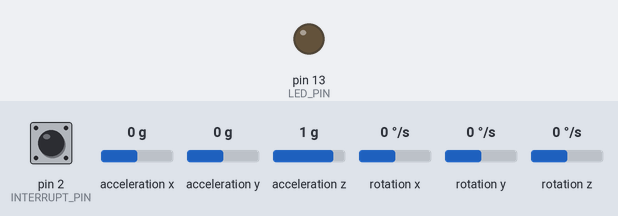
This sketch was run on a simulated Arduino Uno, built with avr-gcc and run on an emulated ATmega328P. On the bench: output pins drawn as LEDs (lit = HIGH). Inputs (shaded band) come from the test bench; at power-on: acceleration x 0 g, acceleration y 0 g, rotation z 0 °/s, acceleration z 1 g, pin 2 (INTERRUPT_PIN) LOW, rotation x 0 °/s, rotation y 0 °/s. The sensor or clock chip raises its interrupt line as the real part does; what the sketch prints to the serial monitor is not drawn.

Above: at 0.1 s.
At 0.55 s:
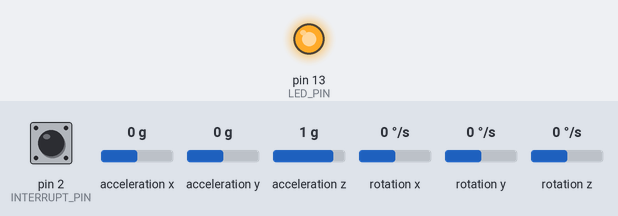
At 1.5 s:
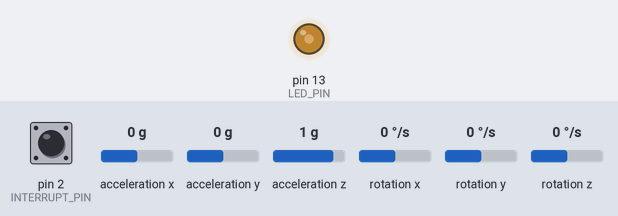
1.8 s: acceleration x set to 0.8 g
4.8 s: acceleration y set to -1.4 g
7.8 s: rotation z set to -192 °/s
10.8 s: acceleration z set to -1.4 g
Timing chart, 0 to 14.8 s (numbered marks = the images above; inputs shaded):
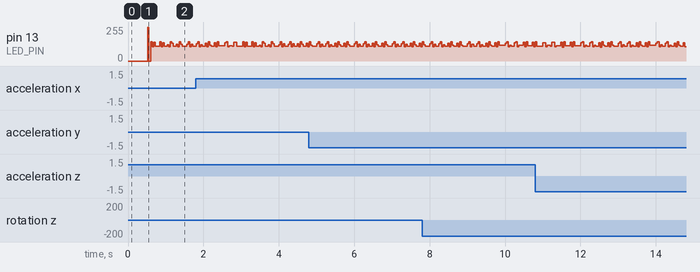

The sketch:

TeensyTest.ino
```cpp
// (licence header left out)
// I2Cdev and MPU6050 must be installed as libraries, or else the .cpp/.h files
// for both classes must be in the include path of your project
#include "I2Cdev.h"
#include "MPU6050_6Axis_MotionApps20.h"
// Arduino Wire library is required if I2Cdev I2CDEV_ARDUINO_WIRE implementation
// is used in I2Cdev.h
#if I2CDEV_IMPLEMENTATION == I2CDEV_ARDUINO_WIRE
    #include "Wire.h"
#endif

// class default I2C address is 0x68
MPU6050 mpu;
//MPU6050 mpu(0x69); // <-- use for AD0 high

// DEBUG MODE
#define DEBUG

// Usefull macros
#define DPRINTSTIMER(t)    for (static unsigned long SpamTimer; (unsigned long)(millis() - SpamTimer) >= (t); SpamTimer = millis())
#define DPRINTSFN(StrSize,Name,...) {char S[StrSize];Serial.print("\t");Serial.print(Name);Serial.print(" "); Serial.print(dtostrf((float)__VA_ARGS__ ,S));} //StringSize,Name,Variable,Spaces,Percision
#define DPRINTLN(...)      Serial.println(__VA_ARGS__)

#define INTERRUPT_PIN 2 // All pins have interrupt capability on Teensy
#define LED_PIN 13 // Teensy 4.0 13

bool blinkState = false;

// MPU control/status vars
bool dmpReady = false;  // set true if DMP init was successful
uint8_t mpuIntStatus;   // holds actual interrupt status byte from MPU
uint8_t devStatus;      // return status after each device operation (0 = success, !0 = error)
uint16_t packetSize;    // expected DMP packet size (default is 42 bytes)
uint16_t fifoCount;     // count of all bytes currently in FIFO
uint8_t fifoBuffer[64]; // FIFO storage buffer

// Orientation/motion vars
Quaternion q;           // [w, x, y, z]         quaternion container
VectorInt16 aa;         // [x, y, z]            accel sensor measurements
VectorInt16 aaReal;     // [x, y, z]            gravity-free accel sensor measurements
VectorInt16 aaWorld;    // [x, y, z]            world-frame accel sensor measurements
VectorFloat gravity;    // [x, y, z]            gravity vector
float euler[3];         // [psi, theta, phi]    Euler angle container
float ypr[3];           // [yaw, pitch, roll]   yaw/pitch/roll container and gravity vector

// packet structure for InvenSense teapot demo
// uint8_t teapotPacket[14] = { '$', 0x02, 0,0, 0,0, 0,0, 0,0, 0x00, 0x00, '\r', '\n' };

// ================================================================
// ===               INTERRUPT DETECTION ROUTINE                ===
// ================================================================

volatile bool mpuInterrupt = false;     // indicates whether MPU interrupt pin has gone high

// Triggered by IMU with interrupt pin
void dmpDataReady() {
    mpuInterrupt = true;
}

// ================================================================
// ===                      INITIAL SETUP                       ===
// ================================================================

void setup() {
    // Join I2C bus (I2Cdev library doesn't do this automatically)
    #if I2CDEV_IMPLEMENTATION == I2CDEV_ARDUINO_WIRE
        Wire.begin();
        Wire.setClock(400000); // 400kHz I2C clock. Comment this line if having compilation difficulties
    #elif I2CDEV_IMPLEMENTATION == I2CDEV_BUILTIN_FASTWIRE
        Fastwire::setup(400, true);
    #endif

    // Initialize serial communication
    Serial.begin(115200);
    while (!Serial); // wait for Leonardo enumeration, others continue immediately

    // NOTE: 8MHz or slower host processors, like the Teensy @ 3.3V or Arduino
    // Pro Mini running at 3.3V, cannot handle this baud rate reliably due to
    // the baud timing being too misaligned with processor ticks. You must use
    // 38400 or slower in these cases, or use some kind of external separate
    // crystal solution for the UART timer.

    // Initialize device
    Serial.println(F("Initializing I2C devices..."));
    mpu.initialize();
    pinMode(INTERRUPT_PIN, INPUT);

    // Verify connection
    Serial.println(F("Testing device connections..."));
    Serial.println(mpu.testConnection() ? F("MPU6050 connection successful") : F("MPU6050 connection failed"));

    // Wait for user input to start => maybe use for debugging?
    /* Serial.println(F("\nSend any character to begin DMP programming and demo: "));
    while (Serial.available() && Serial.read()); // empty buffer
    while (!Serial.available());                 // wait for data
    while (Serial.available() && Serial.read()); // empty buffer again
    */

    // Load and configure the DMP
    Serial.println(F("Initializing DMP..."));
    devStatus = mpu.dmpInitialize();

    // IMU offsets
    int MPUOffsets[6] = {-987,-1278,1197,-14,73,97};

    // Assign offsets
    mpu.setXAccelOffset(MPUOffsets[0]);
    mpu.setYAccelOffset(MPUOffsets[1]);
    mpu.setZAccelOffset(MPUOffsets[2]);
    mpu.setXGyroOffset(MPUOffsets[3]);
    mpu.setYGyroOffset(MPUOffsets[4]);
    mpu.setZGyroOffset(MPUOffsets[5]);

    // Make sure it worked (returns 0 if so)
    if (devStatus == 0) {
        // Calibration Time: generate offsets and calibrate our MPU6050
        mpu.CalibrateAccel(6);
        mpu.CalibrateGyro(6);
        mpu.PrintActiveOffsets();

        // Turn on the DMP, now that it's ready
        Serial.println(F("Enabling DMP..."));
        mpu.setDMPEnabled(true);

        // e-Enable Arduino interrupt detection
        Serial.print(F("Enabling interrupt detection (Arduino external interrupt "));
        Serial.print(digitalPinToInterrupt(INTERRUPT_PIN));
        Serial.println(F(")..."));
        attachInterrupt(digitalPinToInterrupt(INTERRUPT_PIN), dmpDataReady, RISING);
        mpuIntStatus = mpu.getIntStatus();

        // Set our DMP Ready flag so the main loop() function knows it's okay to use it
        Serial.println(F("DMP ready! Waiting for first interrupt..."));
        dmpReady = true;

        // Get expected DMP packet size for later comparison
        packetSize = mpu.dmpGetFIFOPacketSize();
    } else {
        // ERROR!
        // 1 = initial memory load failed
        // 2 = DMP configuration updates failed
        // (if it's going to break, usually the code will be 1)
        Serial.print(F("DMP Initialization failed (code "));
        Serial.print(devStatus);
        Serial.println(F(")"));
    }

    // configure LED for output
    pinMode(LED_PIN, OUTPUT);
}

// ================================================================
// ===                        MPU Math                          ===
// ================================================================
void MPUMath() {
  // Get required data
  mpu.dmpGetQuaternion(&q, fifoBuffer);
  mpu.dmpGetGravity(&gravity, &q);
  mpu.dmpGetYawPitchRoll(ypr, &q, &gravity);

  #ifdef DEBUG
  // Calculate Yaw/Pitch/Roll
  float Yaw = (ypr[0] * 180.0 / M_PI);
  float Pitch = (ypr[1] *  180.0 / M_PI);
  float Roll = (ypr[2] *  180.0 / M_PI);

  // For DEBUG purposes
    DPRINTSTIMER(100) {
      DPRINTSFN(15, " W:", q.w, -6, 4);
      DPRINTSFN(15, " X:", q.x, -6, 4);
      DPRINTSFN(15, " Y:", q.y, -6, 4);
      DPRINTSFN(15, " Z:", q.z, -6, 4);

      DPRINTSFN(15, " Yaw:", Yaw, -6, 2);
      DPRINTSFN(15, " Pitch:", Pitch, -6, 2);
      DPRINTSFN(15, " Roll:", Roll, -6, 2);
      DPRINTSFN(15, " Yaw:", ypr[0], -6, 2);
      DPRINTSFN(15, " Pitch:", ypr[1], -6, 2);
      DPRINTSFN(15, " Roll:", ypr[2], -6, 2);
      DPRINTLN();
    }
  #endif
}

// ================================================================
// ===                    MAIN PROGRAM LOOP                     ===
// ================================================================

void loop() {
    // If programming failed, don't try to do anything
    if (!dmpReady) return;

    // Check for IMU interrupt
    if (mpuInterrupt){
      // Try getting a new packet from FIFO
      if (mpu.dmpGetCurrentFIFOPacket(fifoBuffer)) {
        // Process measurements
        MPUMath(); // ypr contains yaw pitch roll angle
        // Blink LED
        blinkState = !blinkState;
        digitalWrite(LED_PIN, blinkState);
      }
    }

    //
}
```
